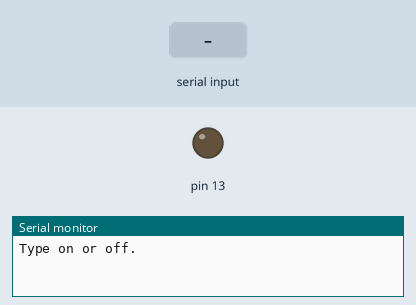
Bench run of a sketch on a simulated Arduino Uno, built with avr-gcc and run on an emulated ATmega328P. Shown: output pins drawn as LEDs (lit = HIGH), the last lines printed to the serial monitor. The inputs (shaded band) are chosen by the test bench.

Above: at 1.2 s.
1.3 s: "on\n" received over Serial
At 2.2 s:
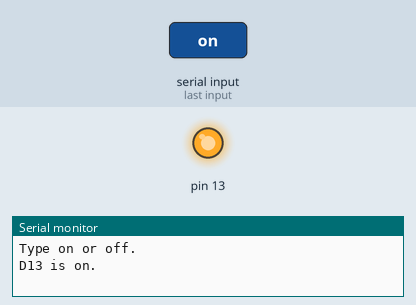
2.8 s: "off\n" received over Serial
At 3.4 s:
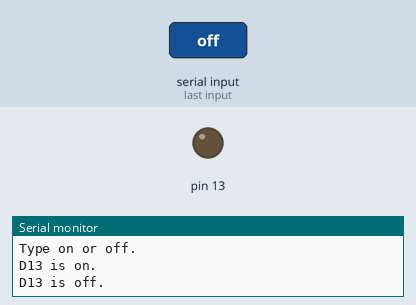
Timing chart, 0 to 5.8 s (numbered marks = the images above; inputs shaded):
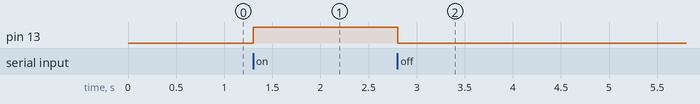

The sketch:

SerialLed.ino
```cpp
// (licence header left out)
// SerialLed: type "on" or "off" in the serial monitor and press Send; D13
// does as it is told, and the program says what it did. Anything else, it
// says it did not understand.
String line;

void setup() {
  pinMode(13, OUTPUT);
  Serial.begin(9600);
  Serial.println("Type on or off.");
}

void loop() {
  while (Serial.available() > 0) {
    char c = Serial.read();
    if (c == '\r') {
      continue;
    }
    if (c != '\n') {
      line += c;
      continue;
    }
    line.trim();
    if (line == "on") {
      digitalWrite(13, HIGH);
      Serial.println("D13 is on.");
    } else if (line == "off") {
      digitalWrite(13, LOW);
      Serial.println("D13 is off.");
    } else {
      Serial.print("I do not know \"");
      Serial.print(line);
      Serial.println("\". Type on or off.");
    }
    line = "";
  }
}
```

Measured:
- after the input at 1.3 s, pin 13: LOW → HIGH at once
- after the input at 2.8 s, pin 13: HIGH → LOW at once
